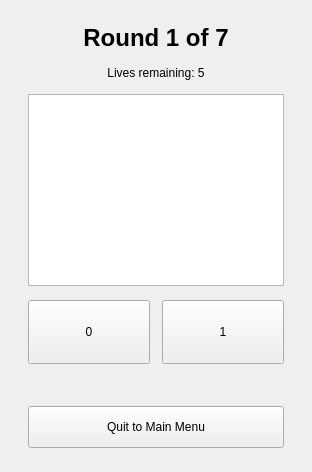
      <widget class="QWidget" name="page_challenge">
       <layout class="QVBoxLayout" name="layout_challenge">
        <property name="spacing">
         <number>14</number>
        </property>
        <property name="leftMargin">
         <number>28</number>
        </property>
        <property name="topMargin">
         <number>24</number>
        </property>
        <property name="rightMargin">
         <number>28</number>
        </property>
        <property name="bottomMargin">
         <number>24</number>
        </property>
        <item>
         <widget class="QLabel" name="lblChallengeHeader">
          <property name="font">
           <font>
            <pointsize>18</pointsize>
            <bold>true</bold>
           </font>
          </property>
          <property name="text">
           <string>Round 1 of 7</string>
          </property>
          <property name="alignment">
           <set>Qt::AlignmentFlag::AlignCenter</set>
          </property>
          <property name="wordWrap">
           <bool>true</bool>
          </property>
          <property name="role" stdset="0">
           <string>pageTitle</string>
          </property>
         </widget>
        </item>
        <item>
         <widget class="QLabel" name="lblLives">
          <property name="text">
           <string>Lives remaining: 5</string>
          </property>
          <property name="alignment">
           <set>Qt::AlignmentFlag::AlignCenter</set>
          </property>
          <property name="wordWrap">
           <bool>true</bool>
          </property>
          <property name="role" stdset="0">
           <string>liveStat</string>
          </property>
         </widget>
        </item>
        <item>
         <widget class="QTextBrowser" name="txtQuestion">
          <property name="font">
           <font>
            <pointsize>12</pointsize>
           </font>
          </property>
          <property name="html">
           <string>&lt;!DOCTYPE HTML PUBLIC &quot;-//W3C//DTD HTML 4.0//EN&quot; &quot;http://www.w3.org/TR/REC-html40/strict.dtd&quot;&gt;
&lt;html&gt;&lt;head&gt;&lt;meta name=&quot;qrichtext&quot; content=&quot;1&quot; /&gt;&lt;meta charset=&quot;utf-8&quot; /&gt;&lt;style type=&quot;text/css&quot;&gt;
p, li { white-space: pre-wrap; }
hr { height: 1px; border-width: 0; }
li.unchecked::marker { content: &quot;\2610&quot;; }
li.checked::marker { content: &quot;\2612&quot;; }
&lt;/style&gt;&lt;/head&gt;&lt;body style=&quot; font-family:'Segoe UI'; font-size:12pt; font-weight:400; font-style:normal;&quot;&gt;
&lt;p align=&quot;center&quot; style=&quot;-qt-paragraph-type:empty; margin-top:0px; margin-bottom:0px; margin-left:0px; margin-right:0px; -qt-block-indent:0; text-indent:0px;&quot;&gt;&lt;br /&gt;&lt;/p&gt;&lt;/body&gt;&lt;/html&gt;</string>
          </property>
         </widget>
        </item>
        <item>
         <layout class="QHBoxLayout" name="row_challenge_answers">
          <property name="spacing">
           <number>12</number>
          </property>
          <property name="leftMargin">
           <number>0</number>
          </property>
          <property name="topMargin">
           <number>0</number>
          </property>
          <property name="rightMargin">
           <number>0</number>
          </property>
          <property name="bottomMargin">
           <number>0</number>
          </property>
          <item>
           <widget class="QPushButton" name="btnAnswer0">
            <property name="minimumSize">
             <size>
              <width>0</width>
              <height>64</height>
             </size>
            </property>
            <property name="cursor">
             <cursorShape>PointingHandCursor</cursorShape>
            </property>
            <property name="text">
             <string>0</string>
            </property>
            <property name="role" stdset="0">
             <string>answerButton</string>
            </property>
           </widget>
          </item>
          <item>
           <widget class="QPushButton" name="btnAnswer1">
            <property name="minimumSize">
             <size>
              <width>0</width>
              <height>64</height>
             </size>
            </property>
            <property name="cursor">
             <cursorShape>PointingHandCursor</cursorShape>
            </property>
            <property name="text">
             <string>1</string>
            </property>
            <property name="role" stdset="0">
             <string>answerButton</string>
            </property>
           </widget>
          </item>
         </layout>
        </item>
        <item>
         <widget class="QLabel" name="lblChallengeFeedback">
          <property name="text">
           <string/>
          </property>
          <property name="alignment">
           <set>Qt::AlignmentFlag::AlignCenter</set>
          </property>
          <property name="wordWrap">
           <bool>true</bool>
          </property>
          <property name="role" stdset="0">
           <string>feedback</string>
          </property>
         </widget>
        </item>
        <item>
         <widget class="QPushButton" name="btnChallengeQuit">
          <property name="minimumSize">
           <size>
            <width>0</width>
            <height>42</height>
           </size>
          </property>
          <property name="cursor">
           <cursorShape>PointingHandCursor</cursorShape>
          </property>
          <property name="text">
           <string>Quit to Main Menu</string>
          </property>
          <property name="role" stdset="0">
           <string>ghost</string>
          </property>
         </widget>
        </item>
       </layout>
      </widget>
